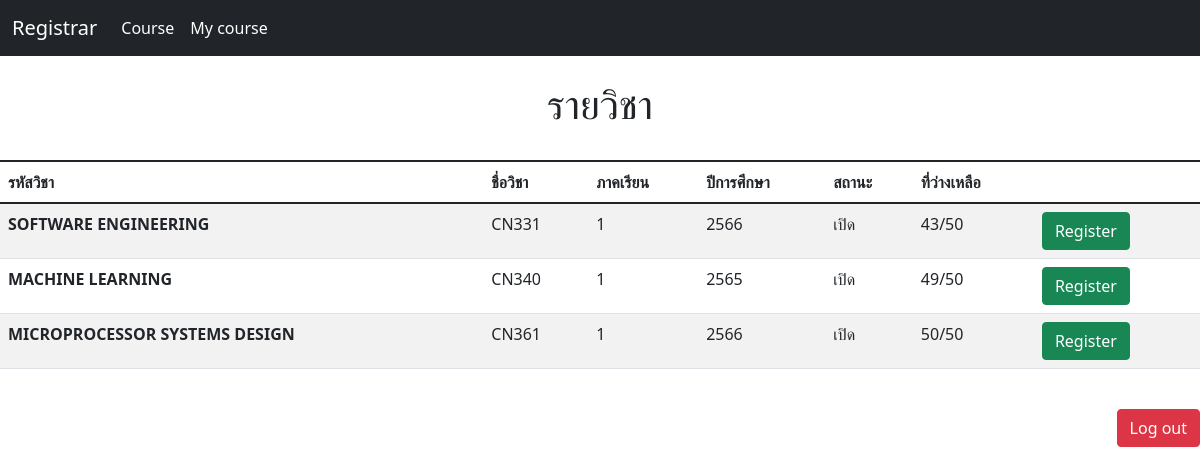
Page /quota/ (signed in) on the committed database.
### Register/models.py (models this page shows, shortened)
class Subject(models.Model):
    course = models.CharField(max_length=128)
    id_course = models.CharField(max_length=128)
    Semester = models.CharField(max_length=64)
    Year = models.IntegerField()
    quota = models.IntegerField(default=50)
    max_quota = models.PositiveIntegerField(default=50)
    is_open = models.BooleanField(default=True)
    students = models.ManyToManyField(Student, blank=True, related_name="Subject")

### Register/views.py (the view)
# urls.py: path('quota/', views.quota, name='quota'),
def quota(request):
    user = request.user
    student = get_object_or_404(Student, user=user)
    all_course = Subject.objects.all()
    return render(request, 'Register/quota.html',{
        "all_course": Subject.objects.exclude(students = student),
        'message': "กดลงวิชาไม่ได้เนื่องจากเต็ม",
        })

### Register/Templates/Register/quota.html (shortened to what this page needs)
{% extends "Register/base.html" %}
{% block body %}
<br>
    <div class="center">
        <h1>รายวิชา</h1>
    </div>
<br>
<table class="table table-striped table-hover" method="post">
    <thead>
        <tr>
            <th scope="col">รหัสวิชา</th>
            <th scope="col">ชื่อวิชา</th>
            <th scope="col">ภาคเรียน</th>
            <th scope="col">ปีการศึกษา</th>
            <th scope="col">สถานะ</th>
            <th scope="col">ที่ว่างเหลือ</th>
            <th scope="col"></th>
        </tr>
    </thead>
    <tbody>
    {% for course in all_course %}
        <tr>
            <th scope="row">{{course.course}}</th>
            <td>{{course.id_course}}</td>
            <td>{{course.Semester}}</td>
            <td>{{course.Year}}</td>
            {% if course.is_open %}
                <td>เปิด</td>
                <td>{{course.quota}}/{{course.max_quota}}</td>
                <form method="post" action="{% url 'add_student' course.id %}">
                    <td>
                        <button type="submit" class="btn btn-success">Register</button>
                    </td>
                </form>
            {% else %}
                <td>ปิด</td>
                <td>{{course.max_quota}}</td>
                <td>ไม่สามารถลงทะเบียนได้</td>
            {% endif %}
        </tr>
    {% endfor %}
    </tbody>
</table>
{% endblock %}

### Register/Templates/Register/base.html (style rules this page uses)
.center { text-align: center; }
body { background-image: url("https://w0.peakpx.com/wallpaper/339/896/HD-wallpaper-library-concepts-stack-of-books-education-background-books-background-with-books-books-on-the-table.jpg"); background-size: cover; background-position: center; background-repeat: no-repeat; background-attachment: fixed; }

### rows in the picture
Subject: course "SOFTWARE ENGINEERING", id_course "CN331", Semester "1", Year "2566", quota "43", max_quota "50"
Subject: course "MACHINE LEARNING", id_course "CN340", Semester "1", Year "2565", quota "49", max_quota "50"
Subject: course "MICROPROCESSOR SYSTEMS DESIGN", id_course "CN361", Semester "1", Year "2566", quota "50", max_quota "50"
